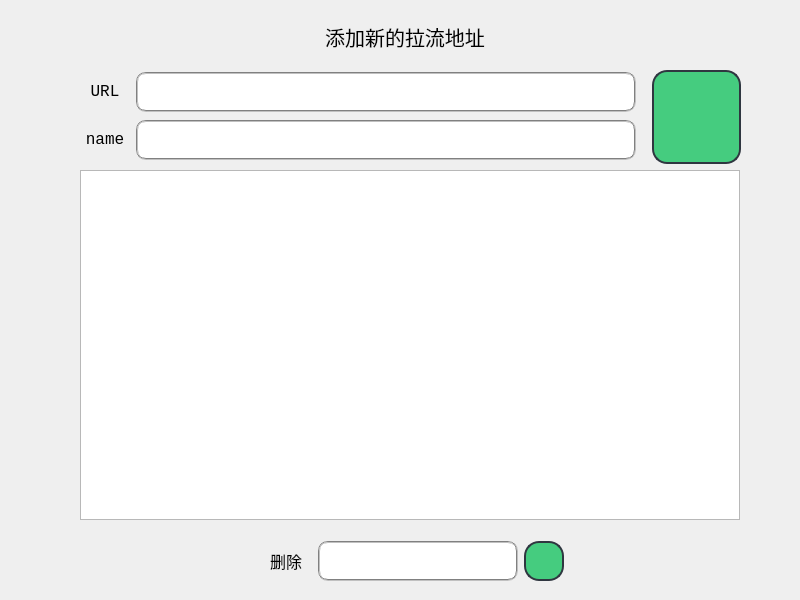
<?xml version="1.0" encoding="UTF-8"?>
<ui version="4.0">
 <class>addurl</class>
 <widget class="QWidget" name="addurl">
  <property name="geometry">
   <rect>
    <x>0</x>
    <y>0</y>
    <width>800</width>
    <height>600</height>
   </rect>
  </property>
  <property name="windowTitle">
   <string>addurl</string>
  </property>
  <widget class="QLabel" name="tilte_label">
   <property name="geometry">
    <rect>
     <x>280</x>
     <y>20</y>
     <width>250</width>
     <height>35</height>
    </rect>
   </property>
   <property name="sizePolicy">
    <sizepolicy hsizetype="Fixed" vsizetype="Fixed">
     <horstretch>0</horstretch>
     <verstretch>0</verstretch>
    </sizepolicy>
   </property>
   <property name="minimumSize">
    <size>
     <width>35</width>
     <height>20</height>
    </size>
   </property>
   <property name="maximumSize">
    <size>
     <width>10000</width>
     <height>10000</height>
    </size>
   </property>
   <property name="font">
    <font>
     <family>Consolas</family>
     <pointsize>15</pointsize>
    </font>
   </property>
   <property name="text">
    <string>&lt;html&gt;&lt;head/&gt;&lt;body&gt;&lt;p align=&quot;center&quot;&gt;添加新的拉流地址&lt;/p&gt;&lt;/body&gt;&lt;/html&gt;</string>
   </property>
   <property name="alignment">
    <set>Qt::AlignCenter</set>
   </property>
  </widget>
  <widget class="QWidget" name="layoutWidget">
   <property name="geometry">
    <rect>
     <x>80</x>
     <y>70</y>
     <width>661</width>
     <height>94</height>
    </rect>
   </property>
   <layout class="QHBoxLayout" name="horizontalLayout_3">
    <item>
     <layout class="QVBoxLayout" name="verticalLayout">
      <item>
       <layout class="QHBoxLayout" name="horizontalLayout_2">
        <item>
         <widget class="QLabel" name="url_label">
          <property name="sizePolicy">
           <sizepolicy hsizetype="Fixed" vsizetype="Fixed">
            <horstretch>0</horstretch>
            <verstretch>0</verstretch>
           </sizepolicy>
          </property>
          <property name="minimumSize">
           <size>
            <width>50</width>
            <height>20</height>
           </size>
          </property>
          <property name="maximumSize">
           <size>
            <width>10000</width>
            <height>10000</height>
           </size>
          </property>
          <property name="font">
           <font>
            <family>Consolas</family>
            <pointsize>12</pointsize>
           </font>
          </property>
          <property name="text">
           <string>&lt;html&gt;&lt;head/&gt;&lt;body&gt;&lt;p align=&quot;center&quot;&gt;URL&lt;/p&gt;&lt;/body&gt;&lt;/html&gt;</string>
          </property>
         </widget>
        </item>
        <item>
         <widget class="QLineEdit" name="urlEdit">
          <property name="sizePolicy">
           <sizepolicy hsizetype="Fixed" vsizetype="Fixed">
            <horstretch>0</horstretch>
            <verstretch>0</verstretch>
           </sizepolicy>
          </property>
          <property name="minimumSize">
           <size>
            <width>500</width>
            <height>40</height>
           </size>
          </property>
          <property name="font">
           <font>
            <family>Consolas</family>
            <pointsize>12</pointsize>
            <weight>75</weight>
            <bold>true</bold>
           </font>
          </property>
          <property name="styleSheet">
           <string notr="true">border:2px groove gray;
border-radius:10px;
padding:2px 4px;</string>
          </property>
         </widget>
        </item>
       </layout>
      </item>
      <item>
       <layout class="QHBoxLayout" name="horizontalLayout">
        <item>
         <widget class="QLabel" name="name_label">
          <property name="sizePolicy">
           <sizepolicy hsizetype="Fixed" vsizetype="Fixed">
            <horstretch>0</horstretch>
            <verstretch>0</verstretch>
           </sizepolicy>
          </property>
          <property name="minimumSize">
           <size>
            <width>50</width>
            <height>20</height>
           </size>
          </property>
          <property name="maximumSize">
           <size>
            <width>10000</width>
            <height>10000</height>
           </size>
          </property>
          <property name="font">
           <font>
            <family>Consolas</family>
            <pointsize>12</pointsize>
           </font>
          </property>
          <property name="layoutDirection">
           <enum>Qt::LeftToRight</enum>
          </property>
          <property name="text">
           <string>&lt;html&gt;&lt;head/&gt;&lt;body&gt;&lt;p align=&quot;center&quot;&gt;name&lt;/p&gt;&lt;/body&gt;&lt;/html&gt;</string>
          </property>
          <property name="alignment">
           <set>Qt::AlignLeading|Qt::AlignLeft|Qt::AlignVCenter</set>
          </property>
         </widget>
        </item>
        <item>
         <widget class="QLineEdit" name="nameEdit">
          <property name="sizePolicy">
           <sizepolicy hsizetype="Fixed" vsizetype="Fixed">
            <horstretch>0</horstretch>
            <verstretch>0</verstretch>
           </sizepolicy>
          </property>
          <property name="minimumSize">
           <size>
            <width>500</width>
            <height>40</height>
           </size>
          </property>
          <property name="font">
           <font>
            <family>Consolas</family>
            <pointsize>12</pointsize>
            <weight>75</weight>
            <bold>true</bold>
           </font>
          </property>
          <property name="styleSheet">
           <string notr="true">border:2px groove gray;
border-radius:10px;
padding:2px 4px;</string>
          </property>
         </widget>
        </item>
       </layout>
      </item>
     </layout>
    </item>
    <item>
     <spacer name="horizontalSpacer">
      <property name="orientation">
       <enum>Qt::Horizontal</enum>
      </property>
      <property name="sizeType">
       <enum>QSizePolicy::Fixed</enum>
      </property>
      <property name="sizeHint" stdset="0">
       <size>
        <width>10</width>
        <height>20</height>
       </size>
      </property>
     </spacer>
    </item>
    <item>
     <widget class="QPushButton" name="addButton">
      <property name="enabled">
       <bool>true</bool>
      </property>
      <property name="sizePolicy">
       <sizepolicy hsizetype="Fixed" vsizetype="Fixed">
        <horstretch>0</horstretch>
        <verstretch>0</verstretch>
       </sizepolicy>
      </property>
      <property name="minimumSize">
       <size>
        <width>40</width>
        <height>40</height>
       </size>
      </property>
      <property name="maximumSize">
       <size>
        <width>10000</width>
        <height>1000</height>
       </size>
      </property>
      <property name="styleSheet">
       <string notr="true">/**正常情况下样式**/
QPushButton{
    color: #FFFFFF;
    background-color: #45CC7F;
    border-color: #2f3640;
    border-radius: 15px;
    border-style: solid;
    border-width: 2px;
    padding: 5px;
}

/*按钮停留态*/
QPushButton:hover
{
    /*背景颜色*/  
    background-color:rgb(44 , 137 , 255);
}

/*按钮按下态*/
QPushButton:pressed
{
    /*背景颜色*/  
    background-color:rgb(14 , 135 , 228);
    /*左内边距为3像素，让按下时字向右移动3像素*/  
    padding-left:5px;
    /*上内边距为3像素，让按下时字向下移动3像素*/  
    padding-top:5px;
}
</string>
      </property>
      <property name="text">
       <string/>
      </property>
     </widget>
    </item>
   </layout>
  </widget>
  <widget class="QTableWidget" name="tableWidget">
   <property name="geometry">
    <rect>
     <x>80</x>
     <y>170</y>
     <width>660</width>
     <height>350</height>
    </rect>
   </property>
   <property name="sizePolicy">
    <sizepolicy hsizetype="Fixed" vsizetype="Fixed">
     <horstretch>0</horstretch>
     <verstretch>0</verstretch>
    </sizepolicy>
   </property>
   <property name="minimumSize">
    <size>
     <width>660</width>
     <height>350</height>
    </size>
   </property>
   <property name="lineWidth">
    <number>1</number>
   </property>
  </widget>
  <widget class="QWidget" name="">
   <property name="geometry">
    <rect>
     <x>260</x>
     <y>540</y>
     <width>304</width>
     <height>42</height>
    </rect>
   </property>
   <layout class="QHBoxLayout" name="horizontalLayout_4">
    <item alignment="Qt::AlignHCenter|Qt::AlignVCenter">
     <widget class="QLabel" name="delete_label">
      <property name="sizePolicy">
       <sizepolicy hsizetype="Fixed" vsizetype="Fixed">
        <horstretch>0</horstretch>
        <verstretch>0</verstretch>
       </sizepolicy>
      </property>
      <property name="minimumSize">
       <size>
        <width>50</width>
        <height>20</height>
       </size>
      </property>
      <property name="maximumSize">
       <size>
        <width>10000</width>
        <height>10000</height>
       </size>
      </property>
      <property name="font">
       <font>
        <family>Consolas</family>
        <pointsize>12</pointsize>
       </font>
      </property>
      <property name="layoutDirection">
       <enum>Qt::LeftToRight</enum>
      </property>
      <property name="text">
       <string>&lt;html&gt;&lt;head/&gt;&lt;body&gt;&lt;p align=&quot;center&quot;&gt;删除&lt;/p&gt;&lt;/body&gt;&lt;/html&gt;</string>
      </property>
      <property name="alignment">
       <set>Qt::AlignLeading|Qt::AlignLeft|Qt::AlignVCenter</set>
      </property>
     </widget>
    </item>
    <item>
     <widget class="QLineEdit" name="deleteEdit">
      <property name="sizePolicy">
       <sizepolicy hsizetype="Fixed" vsizetype="Fixed">
        <horstretch>0</horstretch>
        <verstretch>0</verstretch>
       </sizepolicy>
      </property>
      <property name="minimumSize">
       <size>
        <width>200</width>
        <height>40</height>
       </size>
      </property>
      <property name="font">
       <font>
        <family>Consolas</family>
        <pointsize>12</pointsize>
        <weight>75</weight>
        <bold>true</bold>
       </font>
      </property>
      <property name="styleSheet">
       <string notr="true">border:2px groove gray;
border-radius:10px;
padding:2px 4px;</string>
      </property>
     </widget>
    </item>
    <item>
     <widget class="QPushButton" name="delete_btn">
      <property name="enabled">
       <bool>true</bool>
      </property>
      <property name="sizePolicy">
       <sizepolicy hsizetype="Fixed" vsizetype="Fixed">
        <horstretch>0</horstretch>
        <verstretch>0</verstretch>
       </sizepolicy>
      </property>
      <property name="minimumSize">
       <size>
        <width>40</width>
        <height>40</height>
       </size>
      </property>
      <property name="maximumSize">
       <size>
        <width>40</width>
        <height>40</height>
       </size>
      </property>
      <property name="styleSheet">
       <string notr="true">/**正常情况下样式**/
QPushButton{
    color: #FFFFFF;
    background-color: #45CC7F;
    border-color: #2f3640;
    border-radius: 15px;
    border-style: solid;
    border-width: 2px;
    padding: 5px;
	image: url(../images/X.png);
}

/*按钮停留态*/
QPushButton:hover
{
    /*背景颜色*/  
    background-color:rgb(44 , 137 , 255);
}

/*按钮按下态*/
QPushButton:pressed
{
    /*背景颜色*/  
    background-color:rgb(14 , 135 , 228);
    /*左内边距为3像素，让按下时字向右移动3像素*/  
    padding-left:5px;
    /*上内边距为3像素，让按下时字向下移动3像素*/  
    padding-top:5px;
}
</string>
      </property>
      <property name="text">
       <string/>
      </property>
     </widget>
    </item>
   </layout>
  </widget>
 </widget>
 <resources/>
 <connections/>
</ui>
